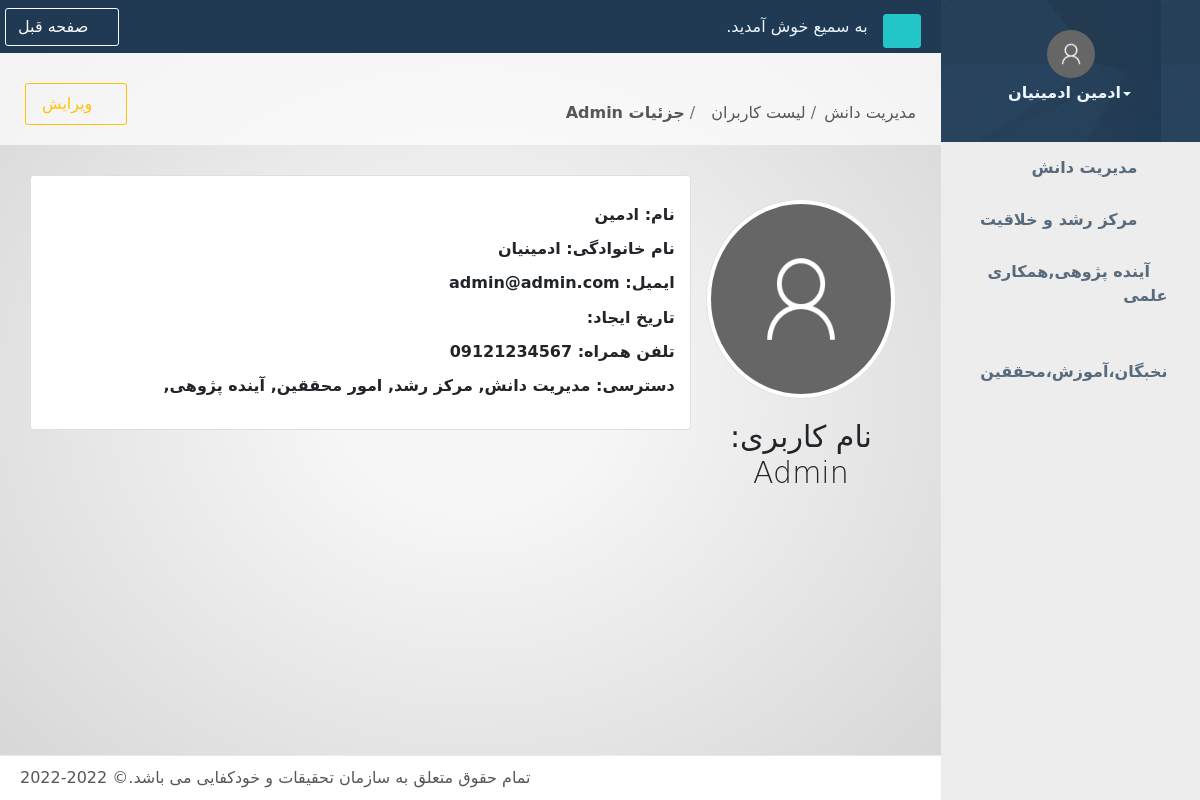
Page /profiles/profile/1 (signed in) on the committed database.
### accounts/models.py (models this page shows, shortened)
class Profile(models.Model):
    user = models.OneToOneField(to=User, on_delete=models.CASCADE)
    avatar = models.ImageField(upload_to=get_avatar_directory_path, max_length=255, blank=True,null=True)
    created_at = models.DateTimeField(auto_now_add=True)
    mobile_number = models.CharField(max_length=11, verbose_name='تلفن همراه', unique=True)
    permissions = models.ManyToManyField(to=Permission, blank=True, verbose_name='دسترسی ها')
    def has_perms(self, perms):
        if self.permissions.filter(code__in=perms).count():
            return True
        return False

class Permission(models.Model):
    code = models.CharField(max_length=30, choices=PERMISSIONS)

### accounts/views.py (the view)
# urls.py: path('profile/<pk>', ProfileDetailsView.as_view(), name='profile_details'),
class ProfileDetailsView(LoginRequiredMixin, DetailView):
    model = Profile
    template_name = 'accounts/profile_detail.html'

### documents/templatetags/jalali_date.py (called while the page is built)
@register.simple_tag
def has_perms(user, perms):
	perms_list = perms.split(';')
	return user.profile.has_perms(perms_list)

@register.filter(expects_localtime=True, is_safe=False)
def j_format_date(value, arg=None):
	if value in (None, ''):
		return ''
	if arg is None:
		arg = "%c"
	try:
		if isinstance(value, datetime):
			value = jdatetime.datetime.fromgregorian(datetime=value, locale='fa_IR')
		elif isinstance(value, date):
			value = jdatetime.date.fromgregorian(date=value, locale='fa_IR')
		return value.strftime(arg)
	except AttributeError:
		return ''

### accounts/templates/accounts/profile_detail.html (shortened to what this page needs)
{% extends 'base.html' %}{% load static %}
{% load humanize %}
{% load jalali_date %}
{% block last-header %}
	<link href="{% static  'vendors/select2/css/select2.min.css' %}" rel="stylesheet">
	<link href="{% static  'vendors/select2/css/select2-bootstrap4.min.css' %}" rel="stylesheet">
{% endblock %}
{% block title-breadcrumb %}
	<div class="col-md-9">
    <br>
    <br>
		<ol class="breadcrumb">
			<li class="breadcrumb-item">
				<a>مدیریت دانش</a>
			</li>
			<li class="breadcrumb-item">
                <a href="{% url 'accounts:profile_list' %}" >لیست کاربران</a>
			</li>
			<li class="breadcrumb-item active">
				<a href="{% url 'accounts:profile_details' object.id %}"><strong>جزئیات {{ object.user.username }}</strong></a>
			</li>
		</ol>
	</div>
	<div class="col-md-3">
		<div class="title-action float-right">
            <div class="btn-group">
                <a href="{% url 'accounts:profile_update' pk=object.id %}" class="btn btn-lg btn-outline-warning"><i class="fa fa-user-edit"></i> ویرایش</a>
            </div>
        </div>
	</div>
{% endblock %}
{% block content %}
    <div class="row">
        <div class="col-lg-12">
            <div class="col-lg-3 text-center">
                <div><br></div>
                <img class="img-thumbnail circle-img img-circle" src="{% if object.avatar %}{{ object.avatar.url }}{% else %}{% static 'img/user.png' %}{% endif %}">
                <h1><strong>نام کاربری: </strong>{{ object.user.username }}</h1>
                <div><br></div>
            </div>
            <div class="card col-lg-9">
                <div><br></div>
                <h3><strong>نام: </strong>{{ object.user.first_name }}</h3>
                <h3><strong>نام خانوادگی: </strong>{{ object.user.last_name }}</h3>
                <h3><strong>ایمیل: </strong>{{ object.user.email }}</h3>
                <h3><strong>تاریخ ایجاد: </strong>{{ object.created_at | j_format_date:"%Y/%m/%d"  }}</h3>
                <h3><strong>تلفن همراه: </strong>{{ object.mobile_number }}</h3>
                <h3>
                    <strong>دسترسی: </strong>
                    {% for perm in object.permissions.all %}
                        {{ perm.get_code_display }},
                    {% endfor %}
                </h3>
                <div><br></div>
            </div>
        </div>
        <div class="col-lg-12">
            <div><br></div>
            <div><br></div>
        </div>
    </div>
{% endblock %}

### templates/base.html (shortened to what this page needs)
{% load static %}{% load i18n %}{% get_current_language as LANGUAGE_CODE %}
<!DOCTYPE html>
<html>
<head>
	<link href="{% static 'vendors/toastr/toastr.css' %}" rel="stylesheet">
	<link href="{% static 'vendors/bootstrap/css/bootstrap.min.css' %}" rel="stylesheet">
	<link href="{% static 'vendors/bootstrap-rtl/bootstrap-rtl.min.css' %}" rel="stylesheet">
	<link href="{% static 'vendors/font-awesome/css/all-pro.css' %}" rel="stylesheet">
	<link href="{% static 'vendors/sweetalert2/sweetalert2.min.css' %}" rel="stylesheet">
	<link href="{% static 'vendors/animate/animate.css' %}" rel="stylesheet">
	<link href="{% static 'vendors/Inspinia/style.css' %}" rel="stylesheet">
	<link href="{% static 'vendors/bootstrap-rtl/fonts/Vazir-FarsiDigitsWithoutLatin/font-face.css' %}" rel="stylesheet">
	<link href="{% static 'custom.css' %}" rel="stylesheet">
	{% block last-header %}{% endblock %}
</head>
<body class="skin-2 persian rtls">
<div id="wrapper">
	{% include "side-bar-navigation.html" %}
	<div id="page-wrapper" class="gray-bg">
		<div class="d-print-none row border-bottom">
			{% include "top-navigation-bar.html" %}
		</div>
		<div class="d-print-none row wrapper border-bottom white-bg page-heading">
			{% block title-breadcrumb %}{% endblock %}
		</div>
		<div class="wrapper wrapper-content animated fadeIn text-body">
			{% block content %}{% endblock %}
		</div>
		{% include "footer.html" %}
	</div>
</div>
</body>
</html>

### templates/side-bar-navigation.html (shortened to what this page needs)
{% load static %}
{% load i18n %}
{% load jalali_date %}
<nav class="navbar-default navbar-static-side" role="navigation">
	<div class="sidebar-collapse">
		<ul class="nav metismenu" id="side-menu">
			<li class="nav-header text-center">
				<div class="dropdown profile-element">
					<span>
						<img alt="image" class="rounded-circle img-height-50 img-avatar"
						     src="{% if user.profile.avatar %}{{ user.profile.avatar.url }}{% else %}{% static 'img/user.png' %}{% endif %}"/>
					</span>
					<a data-toggle="dropdown" class="dropdown-toggle" href="#">
						<h3 class="block m-t-xs font-bold"><b class="caret"></b>{% if user.get_full_name %}{{ user.get_full_name }}{% else %}{{ user.get_username }}{% endif %}</h3>
					</a>
				</div>
			</li>
            {%  has_perms user 'knowledge;' as has_knowledge_perm %}
            {%  has_perms user 'center;' as has_center_perm %}
            {%  has_perms user 'future;' as has_future_perm %}
            {%  has_perms user 'resume;' as has_resume_perm %}
        {% if user.is_superuser or has_knowledge_perm %}
            <li {% if request.resolver_match.view_name == 'documents:article_list' or request.resolver_match.view_name == 'documents:order_list' or request.resolver_match.view_name == 'documents:resume_list' or request.resolver_match.view_name == 'documents:center_list' or request.resolver_match.view_name == 'documents:book_list' or request.resolver_match.view_name == 'documents:experience_list' or request.resolver_match.view_name == 'documents:idea_list' or request.resolver_match.view_name == 'documents:thesis_list' or request.resolver_match.view_name == 'documents:seminar_list' or request.resolver_match.view_name == 'documents:manual_list' or request.resolver_match.view_name == 'documents:project_list' or request.resolver_match.view_name == 'documents:visit_list' or request.resolver_match.view_name == 'documents:conference_list'  or request.resolver_match.view_name == 'documents:report_list' %} class="active"{% endif %}>
                <a href="#"><i class="fa fa-university"></i>
                    <span class="nav-label">مدیریت دانش</span>
                    <span class="fa arrow"></span>
                </a>
            </li>
        {% if user.is_superuser or has_center_perm %}
            <li {% if request.resolver_match.view_name == 'documents:core_list' or  request.resolver_match.view_name == 'documents:tech_list' or  request.resolver_match.view_name == 'documents:company_list' %}class="active"{% endif %}>
                <a href="#"><i class="fa fa-cube"></i>
                    <span class="nav-label">مرکز رشد و خلاقیت</span>
                    <span class="fa arrow"></span>
                </a>
            </li>
        {% endif %}
        {% if user.is_superuser or has_future_perm %}
            <li {% if request.resolver_match.view_name == 'documents:journal_list' or request.resolver_match.view_name == 'documents:future_list' or request.resolver_match.view_name == 'documents:cowork_list' %}class="active"{% endif %}>
                <a href="#"><i class="fa fa-handshake-alt"></i>
                    <span class="nav-label">آینده پژوهی,همکاری علمی</span>
                    <span class="fa arrow"></span>
                </a>
            </li>
        {% endif %}
        {% if user.is_superuser or has_resume_perm %}
            <li >
                <a href="#"><i class="fa fa-users"></i>
                    <span class="nav-label">نخبگان،آموزش،محققین</span>
                    <span class="fa arrow"></span>
                </a>
            </li>
        {% endif %}
		</ul>
	</div>
</nav>

### templates/top-navigation-bar.html (shortened to what this page needs)
{% load static %}
{% load i18n %}
<nav class="navbar navbar-static-top" role="navigation" style="margin-bottom: 0">
	<div class="navbar-header">
		<a class="navbar-minimalize minimalize-styl-2 btn btn-success" href="#"><i class="fa fa-bars"></i> </a>
	</div>
	<ul class="nav navbar-top-links navbar-left">
						<li>
			<span class="m-r-sm welcome-message">به سمیع خوش آمدید.</span>
		</li>
	</ul>
	<ul class="nav navbar-top-links navbar-right">
		<li>
            <button type=button class="btn btn-outline-light" onClick="javascript:history.go(-1);"><i class="fas fa-reply"></i> صفحه قبل</button>
		</li>
	</ul>
</nav>

### templates/footer.html
{% load static %}
{% load i18n %}
<div class="footer d-print-none">
	<div class="float-right">
		 تمام حقوق متعلق به سازمان تحقیقات و خودکفایی می باشد.&copy; 2022-{% now "Y" %}
	</div>
</div>

### static/custom.css (style rules this page uses)
.img-avatar { height: 48px; width: 48px; }
.img-height-50 { max-height: 50px !important; }
.persian { font-family: VazirFD, Tahoma, "DejaVu Sans", helvetica, arial, freesans, sans-serif; }

### accounts/templates/accounts/profile_detail.html (style rules this page uses)
.circle-img { width: 200px; height: 200px; overflow: hidden; }

### rows in the picture
Profile: user.username "Admin", user.first_name "ادمین", user.last_name "ادمینیان", user.email "admin@admin.com", mobile_number "09121234567"
Permission: code "مدیریت دانش"
Permission: code "مرکز رشد"
Permission: code "امور محققین"
Permission: code "آینده پژوهی"

### other values in the picture
{{ user.get_full_name }} "ادمین ادمینیان"
